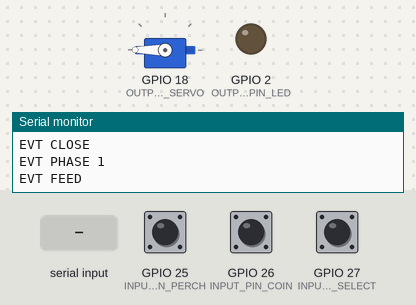
Simulated run of this sketch. Board: ESP32. Parts: servo, output pins drawn as LEDs (lit = HIGH), the last lines printed to the serial monitor. Dashed ring = blinking. The test bench sets the inputs (shaded band); at power-on: GPIO 27 (INPUT_PIN_PHASE_SELECT) HIGH, GPIO 25 (INPUT_PIN_PERCH) HIGH, GPIO 26 (INPUT_PIN_COIN) HIGH. WiFi joins after 1.5 s; servers stay silent unless stated; EEPROM starts erased.

Above: at 17.8 s.
17.9 s: GPIO 27 (INPUT_PIN_PHASE_SELECT) pulled LOW for 0.15 s
At 18.18 s:
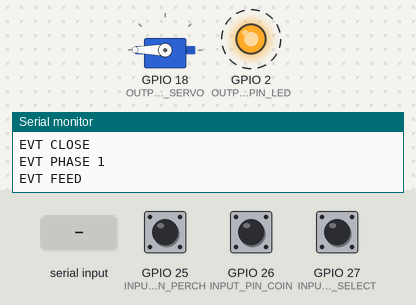
20.3 s: "CMD CLOSE\n" received over Serial
At 21.8 s:
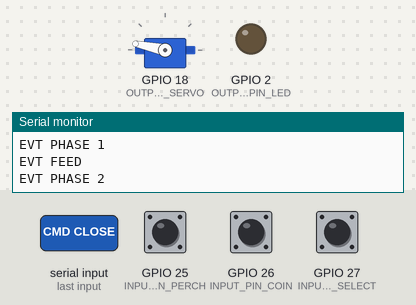
At 22.6 s:
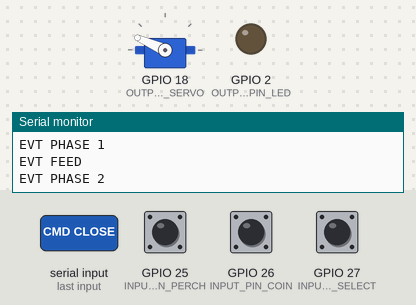
Timing chart, 0 to 29.3 s (numbered marks = the images above; inputs shaded):
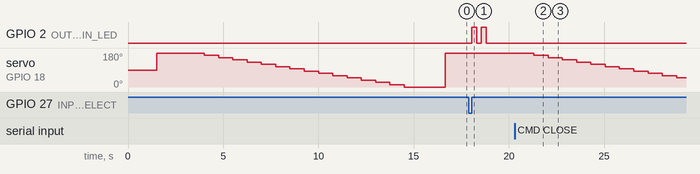

Measured:
- after the input at 17.9 s, GPIO 2 (OUTPUT_PIN_LED): alternates HIGH for 0.25 s and LOW for 0.25 s, 4 changes in all, then stays LOW, starting after 0.16 s
- after the input at 20.3 s, servo on GPIO 18 (OUTPUT_PIN_SERVO): moves from 180° to 48° over 7.5 s, starting after 1.0 s

The sketch:

cros.ino
```cpp
// (licence header left out)
#include "cros_core.h"
#include "cros_constants.h"
#include "cros_types.h"

//======================================
// Allocate the core object right here
// on the heap so that the Arduino IDE
// is more correct about how much memory
// the CrOS software when this is reported
// after a successful compile
//======================================
CCrowboxCore g_crOSCore;


//======================================
// Called by the Arduino system one time,
// after the board boots up. CrOS hooks
// to this to call the core's Setup()
// method
//======================================
void setup()
{
    // Run-Once
    g_crOSCore.Setup();
}

//======================================
// Called as often as possible by the
// Arduino system. CrOS hooks to this
// in order to call the core's Loop()
// method
//======================================
void loop()
{
    // Continuous Run
    g_crOSCore.Loop();
}
```

cros_constants.h
```cpp
// (licence header left out)
#ifndef CROS_CONSTANTS_H
#define CROS_CONSTANTS_H

#include "cros_core.h"

//======================================
// Constants used by the code that stores
// the currently selected phase of training
// in the UNO's EEPROM so that it will be
// remembered when the CrowBox is turned
// off
//======================================
#define CROS_EEPROM_HEADER_STRING           "CrOS"
#define CROS_EEPROM_ADDRESS_HEADER          0
#define CROS_EEPROM_ADDRESS_TRAINING_PHASE  4

//======================================
// Default baud rate used for serial
// communications. The main application
// for serial communication in this early
// release is just reporting text-based
// error and update messages to the console
//======================================
#define CROS_SERIAL_BAUD_RATE  57600

//======================================
// This value should always be #UNDEF
// when compiling for a CrowBox that is
// being deployed. If you'd like debug
// messages to appear in the serial
// monitor, then #define this while you
// debug. Just remember to #undef after.
//======================================
#undef CROS_USE_SERIAL_DEBUG
//#define CROS_USE_SERIAL_DEBUG

//======================================
// cros-plus: one-line machine-readable events
// for the host (USB serial, or WiFi on ESP32):
//   EVT LAND        a bird landed on the perch
//   EVT LEAVE       the perch has been empty for a moment
//   EVT COIN        a coin deposit was detected
//   EVT FEED        the reward basket opened
//   EVT CLOSE       the reward basket finished closing
//   EVT PHASE <n>   current training phase (on boot and on change)
//   EVT ALIVE <s>   heartbeat with uptime in seconds
// Hosts ignore every line that does not
// start with "EVT ", so debug output may
// be enabled at the same time.
//======================================
#define CROS_USE_SERIAL_EVENTS

//======================================
// cros-plus: the perch must stay released this
// long before the next press counts as a new
// arrival, so a bird hopping around on the
// perch is reported only once.
//======================================
#define EVENT_PERCH_DEPARTURE_DELAY  2.0f

//======================================
// cros-plus: commands from the host, one
// per line on the same serial port:
//   CMD STATUS       reply: EVT STATUS phase=<n> basket=<open|closed> perch=<0|1> queued=<n> uptime=<s>
//   CMD PHASE <n>    switch to training phase 1-4 (same as the button)
//   CMD OPEN         open the lid; it closes again by itself as usual
//   CMD CLOSE        close the lid now (refused in phase 1, which keeps it open)
// A command that can't be carried out is answered
// with EVT ERR <command>.
//======================================
#define CROS_USE_SERIAL_COMMANDS
#define CROS_COMMAND_MAX_LENGTH  24

//======================================
// cros-plus: how often EVT ALIVE is sent, so
// the host notices a dead or unplugged box
//======================================
#define EVENT_HEARTBEAT_INTERVAL  60.0f

//======================================
// cros-plus: hardware watchdog. If Loop()
// stops running for 8 seconds (a hang,
// a glitch from a noisy servo supply),
// the Arduino reboots on its own and
// parks the lid again instead of sitting
// frozen until someone walks out to it.
//======================================
#define CROS_USE_WATCHDOG

//======================================
// How long an 'ideal' loop should take
// to execute. If a Loop() call takes
// less time than this, we'll delay for
// the balance. This forces a 'frame rate'
// for the system and its main function is
// to avoid problems with contact bounce
// when reading physical switches.
//
// This feature is scheduled for removal
// in the near future now that the critical
// switches (the perch and the coin sensor)
// have been set up as interrupts.
//======================================
#define CROS_IDEAL_LOOP_MS  20  // 20ms, Roughly 50'fps'

//======================================
// General behavior parameters
//======================================
#define TIME_NEVER    -1.0f

//======================================
// State of the lid which controls access
// to the basket containing rewards
//======================================
#define BASKET_STATE_DONT_KNOW  -1
#define BASKET_STATE_OPEN       1
#define BASKET_STATE_CLOSED     0

#define BASKET_REMAIN_OPEN_DURATION      15.0f

//======================================
// Video Record
//======================================
#define VIDEO_RECORD_DURATION_ARRIVAL   15
#define VIDEO_RECORD_DURATION_DEPOSIT   10

//======================================
// Training Phases
//======================================
#define PHASE_ONE   1
#define PHASE_TWO   2
#define PHASE_THREE 3
#define PHASE_FOUR  4

//======================================
// Pin apportioning
//======================================
// The following assumes Arduino UNO. These
// will have to be changed if porting this
// code to run on another Arduino board,
// or on one of the Particle boards.
// NOTE: The input pins assigned to COIN
// must support interrupts!
#if defined( ESP32 )
// cros-plus: ESP32 DevKit (ESP32-WROOM-32). Every GPIO
// below has an internal pull-up and interrupts, and none
// of them is a boot strapping pin except the LED on GPIO2,
// which is the on-board LED of most DevKit clones.
#define OUTPUT_PIN_LED          2
#define OUTPUT_PIN_SERVO        18
#define INPUT_PIN_PERCH         25
#define INPUT_PIN_COIN          26
#define INPUT_PIN_PHASE_SELECT  27
#else
#define OUTPUT_PIN_LED          13
#define OUTPUT_PIN_SERVO        9
#define INPUT_PIN_PERCH         2
#define INPUT_PIN_COIN          3
#define INPUT_PIN_PHASE_SELECT  4
#endif

//======================================
// cros-plus: one coin deposit per this many
// milliseconds at most (contact bounce on
// the copper coin rail). Integer, because
// the ESP32 must not touch floats inside
// an interrupt.
//======================================
#define COIN_DEBOUNCE_MS  1000UL

//======================================
// cros-plus: interrupt code has to live in
// IRAM on an ESP32
//======================================
#if defined( ESP32 )
#define CROS_ISR_ATTR  IRAM_ATTR
#else
#define CROS_ISR_ATTR
#endif

//======================================
// Constants for servo behavior
//======================================
#define SERVO_POS_OPEN        180
#define SERVO_POS_CLOSED      0
#define SERVO_POS_MIDPOINT    90

//======================================
// Reward Basket behavior
//
// Think very carefully before changing
// either of these values. These values
// define a safety feature which directs
// the sliding lid to close slowly in a
// series of small, staggered steps. The
// purpose of this behavior is to give
// birds plenty of notice that the lid
// is closing before there's any danger
// of a bird getting one of their parts
// caught in the closing lid.
//======================================
#define BASKET_CLOSE_NUM_STEPS       15  // How many steps it takes to close the basket [NOTE: ensure SERVO_POS_OPEN % BASKET_CLOSE_NUM_STEPS == 0]
#define BASKET_CLOSE_STEP_DELAY_MS   750 // How long (ms) to wait between each 'step' when closing

//======================================
// Enumerated values for various error
// types. These are used to determine how
// many times to blink the LED when we're
// stuck in the SystemError() function
//======================================
typedef enum
{
  kError_Generic = 2,
  kError_SetupFailed,
  kError_BadTrainingPhase,
  kError_EEPROM,
} cros_error_code_t;


#endif//CROS_CONSTANTS_H
```

cros_core.h
```cpp
// (licence header left out)
#ifndef CROS_CORE_H
#define CROS_CORE_H

#include <Arduino.h>
#if defined( ESP32 )
#include <ESP32Servo.h>
#else
#include <Servo.h>
#endif
#include "cros_link.h"
#include "cros_types.h"
#include "cros_constants.h"

//==========================================================
// This fancy 'core' of ours is actually
// just an instance of this CCrowboxCore
// object.
//==========================================================
class CCrowboxCore
{
public:
    //--------------------
    // CTor/DTor
    //--------------------
    CCrowboxCore();

    //--------------------------------------
    // To promote understanding, these methods
    // bear the same name as the Arduino
    // entry points which call them.
    //--------------------------------------
    void Setup();
    void Loop();

public:
    void DebugPrint( const char *pString );
    void ReportEvent( const char *pName );
    void ReportEvent( const char *pName, int value );
    void ReportEvent( const char *pName, unsigned long value );
    void ReportSystemError( cros_error_code_t errorCode );

    //--------------------------------------
    // Public Accessor methods
    //--------------------------------------
    cros_time_t GetUptimeSeconds();
    bool        IsABirdOnThePerch();
    cros_time_t HowLongHasBirdBeenHere();
    cros_time_t HowLongHasBirdBeenGone();

    bool  IsRewardBasketOpen() const    { return m_basketState == BASKET_STATE_OPEN; }

    unsigned char   GetCurrentTrainingPhase() const { return m_currentTrainingPhase; }
    void            ReportCurrentTrainingPhase();

    //--------------------------------------
    // Coins & Rewards
    //--------------------------------------
    bool EnqueueCoin();
    void RemoveEnqueuedCoin();

protected:
    //--------------------------------------
    // Native Methods
    //--------------------------------------
    void BlinkLED( int numTimes );
    void AttachBasketServo();
    void DetachBasketServo();

    void OpenRewardBasket();
    void CloseRewardBasket();

    bool Poll_IsPerchPressed();

    void ScheduleBasketCloseWithDelay( cros_time_t delayInSeconds );

    static bool HasElapsed( cros_ms_t since, cros_time_t seconds );

    //--------------------------------------
    // Training Protocol
    //--------------------------------------
    void RunPhaseOneProtocol();
    void RunPhaseTwoProtocol();
    void RunPhaseThreeProtocol();
    void RunPhaseFourProtocol();
    void AdvanceCurrentTrainingPhase();
    void ApplyTrainingPhaseChange();

    void CheckTrainingPhaseSwitch();

    //--------------------------------------
    // cros-plus: events for the host
    //--------------------------------------
    void ReportPerchEvents();
    void ReportCoinEvents();
    void ReportHeartbeat();

    //--------------------------------------
    // cros-plus: commands from the host
    //--------------------------------------
    void ProcessSerialCommands();
    void ExecuteCommand( const char *pCommand );
    void ReportStatus();

    //--------------------------------------
    // EEPROM Methods
    //--------------------------------------
    bool  ValidateEEPROMData();
    void  CreateEEPROMData();
    void  LoadCurrentTrainingPhaseFromEEPROM();
    void  WriteCurrentTrainingPhaseToEEPROM();

    //--------------------------------------
    // Video
    //--------------------------------------
    void RecordVideo( cros_time_t duration );
    void StopRecordingVideo();

private:
    //--------------------------------------
    // cros-plus: all moments are millis() values
    // paired with a flag, instead of float
    // uptimes compared against each other,
    // which broke after ~49.7 days of running
    //--------------------------------------
    cros_ms_t   m_msBirdLanded;
    cros_ms_t   m_msBirdDeparted;
    bool        m_isBirdOnPerch;
    bool        m_hasBirdDeparted;

    cros_ms_t   m_msBasketCloseScheduled;
    cros_time_t m_basketCloseDelay;
    bool        m_isBasketCloseScheduled;

    volatile cros_ms_t m_msLastCoinDetected;

    //--------------------------------------
    // Uptime that survives millis() wrapping
    //--------------------------------------
    cros_ms_t    m_msLastLoopBegan;
    unsigned int m_numMillisWraps;

    //--------------------------------------
    // This semaphore is used to begin recording video
    // or to extend recording time if already doing so
    //--------------------------------------
    cros_ms_t   m_msVideoStarted;
    cros_time_t m_videoDuration;
    bool        m_isRecordingVideo;

    //--------------------------------------
    // Indicates which (1,2,3 or 4) training
    // phase the box is currently observing
    //--------------------------------------
    unsigned char m_currentTrainingPhase;

    //--------------------------------------
    // Used to track the current state of
    // the basket. Whether it's open or
    // closed, for instance.
    //--------------------------------------
    int m_basketState;

    //--------------------------------------
    // Each time a coin hits the coin deposit
    // sensor, we increment this value. We
    // decrement this each time we open the
    // reward basket (Ph3+) so if several coins
    // are dropped at about the same time,
    // this will rack up three full cycles of
    // the door in order to square up the debt
    //--------------------------------------
    volatile int m_numEnqueuedDeposits;

    //--------------------------------------
    // cros-plus: coin deposits counted by the
    // interrupt but not yet reported over
    // serial (the interrupt can't touch the
    // serial port), and the perch state used
    // to report arrivals in every phase.
    //--------------------------------------
    volatile int m_numUnreportedDeposits;
    bool         m_isPerchOccupied;
    cros_ms_t    m_msPerchLastPressed;
    cros_ms_t    m_msLastHeartbeat;

    //--------------------------------------
    // cros-plus: the command line being received.
    // A line longer than the buffer is dropped
    // as a whole.
    //--------------------------------------
    char          m_commandBuffer[ CROS_COMMAND_MAX_LENGTH ];
    unsigned char m_commandLength;
    bool          m_isCommandOverflowing;

    //--------------------------------------
    // The servo which controls the lid that
    // covers the reward basket.
    //--------------------------------------
    Servo m_basketServo;
};

extern CCrowboxCore g_crOSCore;

#endif//CROS_CORE_H
```

cros_link.cpp
```cpp
// (licence header left out)
#include "cros_link.h"
#if defined( ESP32 )
#if !__has_include( "wifi_config.h" )
#error "ESP32 build: copy wifi_config.example.h to wifi_config.h and fill in your WiFi"
#endif
#include "wifi_config.h"
#endif

CCrowboxLink g_crOSLink;

//----------------------------------------------------------
// Start joining the WiFi and listening for the host. Never
// blocks: the box must feed birds even without a network,
// and the ESP32 keeps reconnecting in the background.
//----------------------------------------------------------
void CCrowboxLink::Begin()
{
#if defined( ESP32 )
  WiFi.mode( WIFI_STA );
  WiFi.setHostname( CROS_WIFI_HOSTNAME );
  WiFi.setAutoReconnect( true );
  WiFi.begin( CROS_WIFI_SSID, CROS_WIFI_PASSWORD );

  m_server.begin( CROS_LINK_PORT );
  m_server.setNoDelay( true );
#endif
}

//----------------------------------------------------------
// One host at a time: a new connection replaces the old one,
// so a host that crashed without closing its socket can
// simply reconnect.
//----------------------------------------------------------
bool CCrowboxLink::Poll()
{
#if defined( ESP32 )
  WiFiClient client = m_server.accept();
  if( client )
  {
    m_client.stop();
    m_client = client;
    m_client.setNoDelay( true );
    return true;
  }
#endif
  return false;
}

//----------------------------------------------------------
//----------------------------------------------------------
int CCrowboxLink::Read()
{
  if( Serial.available() > 0 )
  {
    return Serial.read();
  }
#if defined( ESP32 )
  if( m_client.connected() && m_client.available() > 0 )
  {
    return m_client.read();
  }
#endif
  return -1;
}

//----------------------------------------------------------
//----------------------------------------------------------
size_t CCrowboxLink::write( uint8_t c )
{
  return write( &c, 1 );
}

//----------------------------------------------------------
// Everything goes to the USB serial port, and to the WiFi
// host when one is connected.
//----------------------------------------------------------
size_t CCrowboxLink::write( const uint8_t *pBuffer, size_t size )
{
  Serial.write( pBuffer, size );
#if defined( ESP32 )
  if( m_client.connected() )
  {
    m_client.write( pBuffer, size );
  }
#endif
  return size;
}
```

cros_types.h
```cpp
// (licence header left out)
#ifndef CROS_TYPES_H
#define CROS_TYPES_H

//--------------------------------------
// Time stored in a float, formatted as
// seconds.fractions of second
//
// This is generally used throughtout
// CrOS code as it's a more convenient
// format than dealing with millisecond
// time
//--------------------------------------
typedef float cros_time_t;

//--------------------------------------
// cros-plus: a moment in time, as returned
// by millis(). Two of these are only ever
// compared by subtracting them (see
// HasElapsed()), which stays correct when
// millis() wraps around after ~49.7 days.
//--------------------------------------
typedef unsigned long cros_ms_t;

#endif//CROS_TYPES_H
```

Source omitted: cros_core.cpp (43425 bytes), cros_link.h (1660 bytes), wifi_config.example.h (461 bytes)
